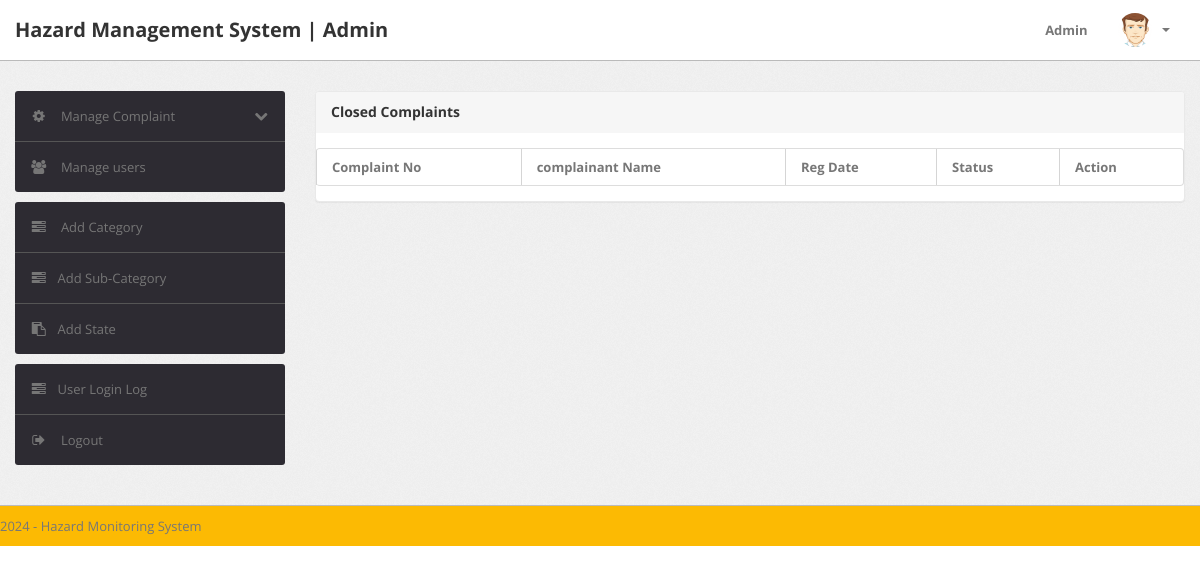
Page /admin/closed-complaint.php (signed in) on the earlier database version.
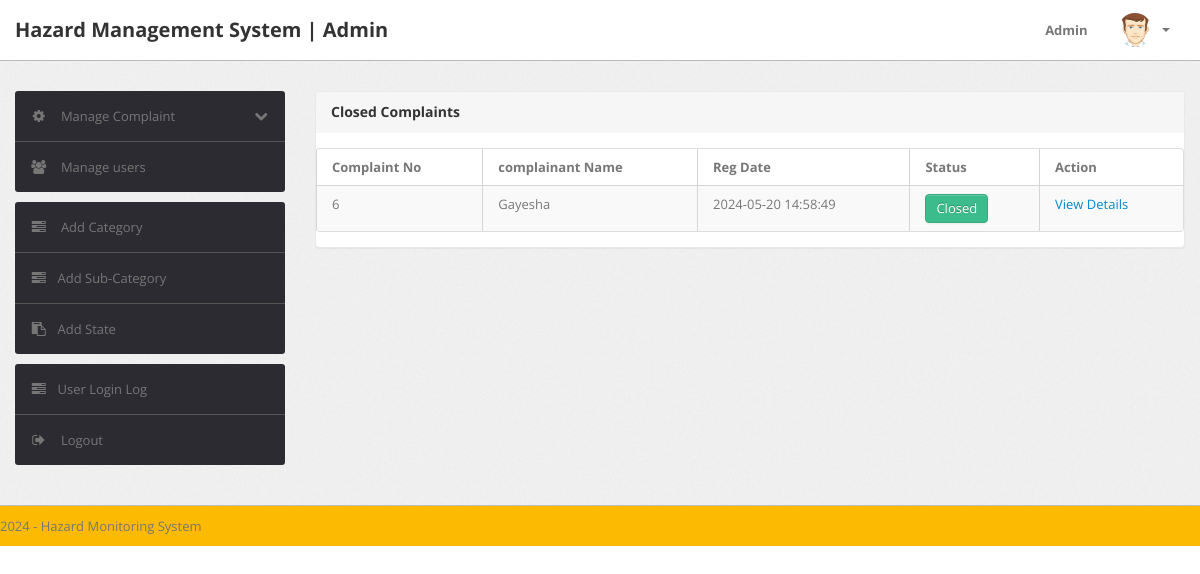
Same page on the later database version.
### tables this page shows
CREATE TABLE `tblcomplaints` (
  `complaintNumber` int(11) NOT NULL,
  `userId` int(11) NOT NULL,
  `category` int(11) NOT NULL,
  `subcategory` varchar(255) NOT NULL,
  `complaintType` varchar(255) NOT NULL,
  `state` varchar(255) NOT NULL,
  `noc` varchar(255) NOT NULL,
  `complaintDetails` mediumtext NOT NULL,
  `complaintFile` varchar(255) DEFAULT NULL,
  `regDate` timestamp NOT NULL DEFAULT current_timestamp(),
  `status` varchar(50) DEFAULT NULL,
  `lastUpdationDate` timestamp NOT NULL DEFAULT '0000-00-00 00:00:00' ON UPDATE current_timestamp()
);

CREATE TABLE `users` (
  `id` int(11) NOT NULL,
  `fullName` varchar(255) DEFAULT NULL,
  `userEmail` varchar(255) DEFAULT NULL,
  `password` varchar(255) DEFAULT NULL,
  `contactNo` bigint(11) DEFAULT NULL,
  `address` tinytext DEFAULT NULL,
  `State` varchar(255) DEFAULT NULL,
  `country` varchar(255) DEFAULT NULL,
  `pincode` int(6) DEFAULT NULL,
  `userImage` varchar(255) DEFAULT NULL,
  `regDate` timestamp NOT NULL DEFAULT current_timestamp(),
  `updationDate` timestamp NOT NULL DEFAULT '0000-00-00 00:00:00' ON UPDATE current_timestamp(),
  `status` int(1) NOT NULL
);

### admin/closed-complaint.php (the view, shortened to what this page needs)
<?php
include('include/config.php');
if(strlen($_SESSION['alogin'])==0)
	{
header('location:index.php');
}
else{
?>
<!DOCTYPE html>
<html lang="en">
<head>
	<link type="text/css" href="bootstrap/css/bootstrap.min.css" rel="stylesheet">
	<link type="text/css" href="bootstrap/css/bootstrap-responsive.min.css" rel="stylesheet">
	<link type="text/css" href="css/theme.css" rel="stylesheet">
	<link type="text/css" href="images/icons/css/font-awesome.css" rel="stylesheet">
</head>
<body>
<?php include('include/header.php');?>
	<div class="wrapper">
		<div class="container">
			<div class="row">
<?php include('include/sidebar.php');?>
			<div class="span9">
					<div class="content">
	<div class="module">
							<div class="module-head">
								<h3>Closed Complaints</h3>
							</div>
							<div class="module-body table">
								<table cellpadding="0" cellspacing="0" border="0" class="datatable-1 table table-bordered table-striped	 display" >
									<thead>
										<tr>
											<th>Complaint No</th>
											<th> complainant Name</th>
											<th>Reg Date</th>
											<th>Status</th>
											<th>Action</th>
										</tr>
									</thead>
<tbody>
<?php
$st='closed';
$query=mysqli_query($bd, "select tblcomplaints.*,users.fullName as name from tblcomplaints join users on users.id=tblcomplaints.userId where tblcomplaints.status='$st'");
while($row=mysqli_fetch_array($query))
{
?>
										<tr>
											<td><?php echo htmlentities($row['complaintNumber']);?></td>
											<td><?php echo htmlentities($row['name']);?></td>
											<td><?php echo htmlentities($row['regDate']);?></td>
											<td><button type="button" class="btn btn-success">Closed</button></td>
											<td>   <a href="complaint-details.php?cid=<?php echo htmlentities($row['complaintNumber']);?>"> View Details</a>
											</td>
											</tr>
										<?php  } ?>
										</tbody>
								</table>
							</div>
						</div>
					</div>
				</div>
			</div>
		</div>
	</div>
<?php include('include/footer.php');?>
</body>
<?php } ?>

Differences in the rows shown:
now on this page (row edited): tblcomplaints: complaintNumber "6", userId.fullName "Gayesha", regDate "2024-05-20 14:58:49"
